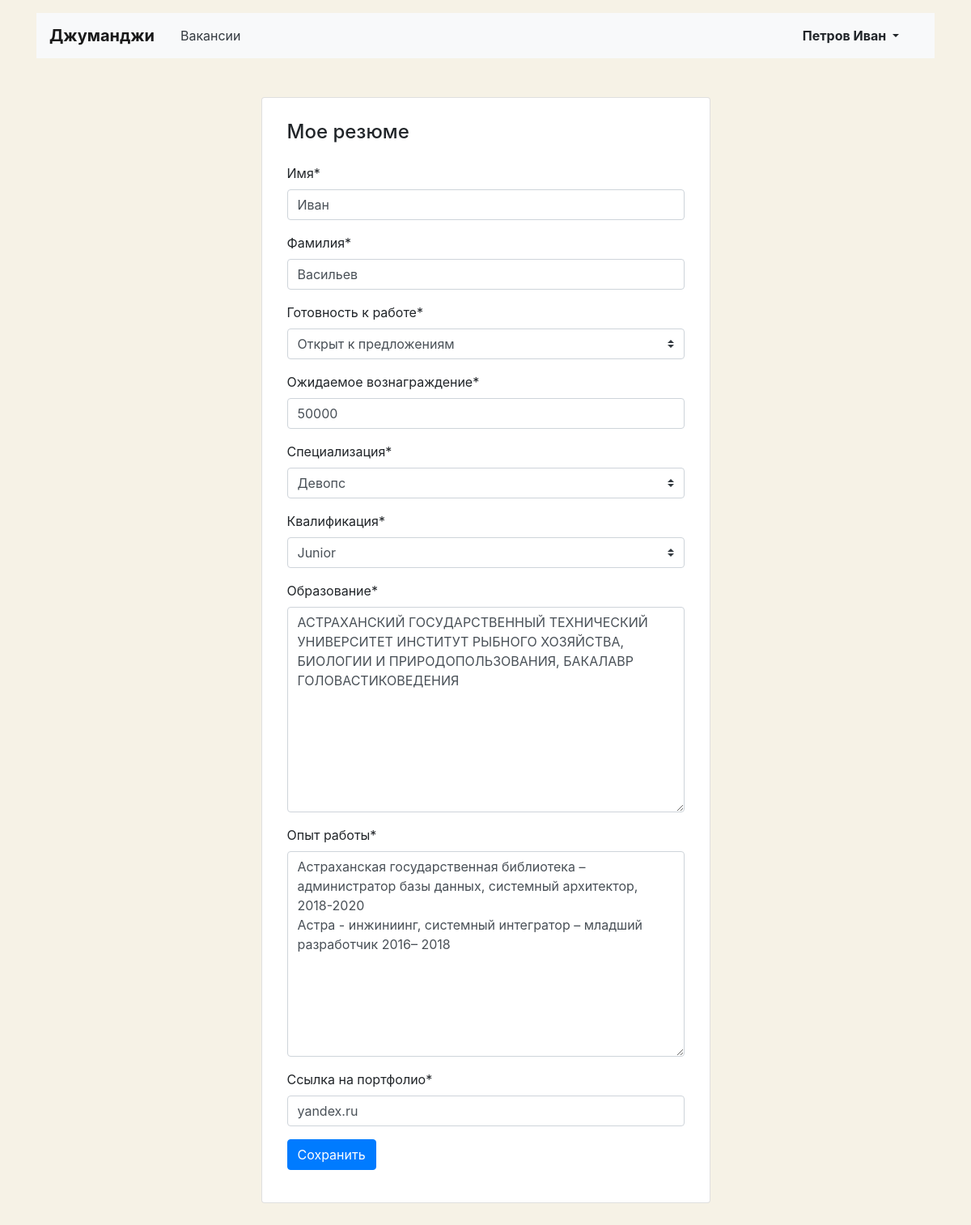
The app's page /resume/ (signed in) with its own data.
### stephunter/models.py (models this page shows, shortened)
class Resume(models.Model):
    class Status(models.TextChoices):
        NOT_IN_SEARCH = 'NIS', _('Не ищу работу')
        OPEN_TO_OFFERS = 'OTO', _('Открыт к предложениям')
        READY = 'RD', _('Ищу работу')
    class Qualification(models.TextChoices):
        JUNIOR = 'JUN', _('Junior')
        MIDDLE = 'MID', _('Middle')
        SENIOR = 'SNR', _('Senior')
    owner = models.OneToOneField(User, on_delete=models.CASCADE, related_name='resume_owner', null=True)
    first_name = models.CharField(max_length=20)
    last_name = models.CharField(max_length=20)
    status = models.CharField(max_length=3, choices=Status.choices)
    salary = models.IntegerField()
    qualification = models.CharField(max_length=3, choices=Qualification.choices)
    specialty = models.ForeignKey(Specialty, on_delete=models.CASCADE, related_name='resume_spec')
    education = models.TextField()
    experience = models.TextField()
    portfolio = models.CharField(max_length=200)

### stephunter/views/resume.py (the view, shortened to what this page needs)
# urls.py: path('resume/', ResumeView.as_view(), name='resume'),
class ResumeView(LoginRequiredMixin, View):
    def get(self, request):
        if Resume.objects.filter(owner_id=request.user.id):
            resume = Resume.objects.filter(owner_id=request.user.id).first()
            form = ResumeForm(instance=resume)
            return render(request, 'stephunter/resume/resume-edit.html', context={
                'form': form,
            })
        return redirect('resume_new')

### stephunter/forms.py
class ResumeForm(forms.ModelForm):
    class Meta:
        model = Resume
        fields = ('first_name', 'last_name', 'status', 'salary', 'specialty', 'qualification',
                  'education', 'experience', 'portfolio')
        labels = {
            'first_name': 'Имя',
            'last_name': 'Фамилия',
            'status': 'Готовность к работе',
            'salary': 'Ожидаемое вознаграждение',
            'specialty': 'Специализация',
            'qualification': 'Квалификация',
            'education': 'Образование',
            'experience': 'Опыт работы',
            'portfolio': 'Ссылка на портфолио',
        }
    def __init__(self, *args, **kwargs):
        super().__init__(*args, **kwargs)
        self.helper = FormHelper()
        self.helper.add_input(Submit('submit', 'Сохранить'))

### stephunter/models.py (called while the page is built)
    def __str__(self):
        return self.title

### stephunter/templates/stephunter/resume/resume-edit.html (shortened to what this page needs)
{% extends 'stephunter/base.html' %}
{% load crispy_forms_tags %}
{% block content %}
  <main class="container mt-3 pb-5">
    <section class="col-12 col-lg-6 offset-lg-3 mt-5 card">
      <div class="card-body px-3 pb-4">
        <h1 class="h4 pt-2 pb-3">Мое резюме</h1>
        {% crispy form %}
      </div>
    </section>
  </main>
{% endblock %}

### stephunter/templates/stephunter/base.html (shortened to what this page needs)
<!DOCTYPE html>
<html lang="ru">
<head>
  <link rel="stylesheet" href="https://stackpath.bootstrapcdn.com/bootstrap/4.3.1/css/bootstrap.min.css">
</head>
<body>
  <header class="container mt-3">
    <nav class="navbar navbar-expand-lg navbar-light bg-light">
      <a class="navbar-brand mr-4 font-weight-bold" href="{% url 'index' %}">Джуманджи</a>
      <div class="collapse navbar-collapse justify-content-between" id="navbarNav">
        <ul class="navbar-nav col-10">
          <li class="nav-item">
            <a class="nav-link text-dark" href="{% url 'vacancies' %}">Вакансии</a>
          </li>
        </ul>
        <ul class="navbar-nav col-2 justify-content-end">
          <li class="nav-item active">
            {% if request.user.is_authenticated %}
            <div class="btn-group">
              <button type="button" class="btn dropdown-toggle font-weight-bold" data-toggle="dropdown" aria-haspopup="true" aria-expanded="false">
                {{ user.first_name }} {{ user.last_name }}
              </button>
              {% else %}
                <a href="{% url 'login' %}" class="nav-link font-weight-bold">Вход</a>
              {% endif %}
            </div>
          </li>
        </ul>
      </div>
    </nav>
  </header>
  {% block content %}{% endblock %}
</body>
</html>

### stephunter/templates/stephunter/base.html (style rules this page uses)
body { background-color: #F6F2E6; }

### records on screen
Resume: first_name "Иван", last_name "Васильев", status "Открыт к предложениям", salary "50000", specialty "Девопс", qualification "Junior", education "АСТРАХАНСКИЙ ГОСУДАРСТВЕННЫЙ ТЕХНИЧЕСКИЙ УНИВЕРСИТЕТ ИНСТИТУТ РЫБНОГО ХОЗЯЙСТВА, БИОЛОГИИ И ПРИРОДОПОЛЬЗОВАНИЯ, БАКАЛАВР ГОЛОВАСТИКОВЕДЕНИЯ", experience "Астраханская государственная библиотека – администратор базы данных, системный архитектор, 2018-2020 Астра - инжиниинг, системный интегратор – младший разработчик 2016– 2018", portfolio "yandex.ru"

### other values on screen
{{ user.first_name }} "Петров"
{{ user.last_name }} "Иван"
